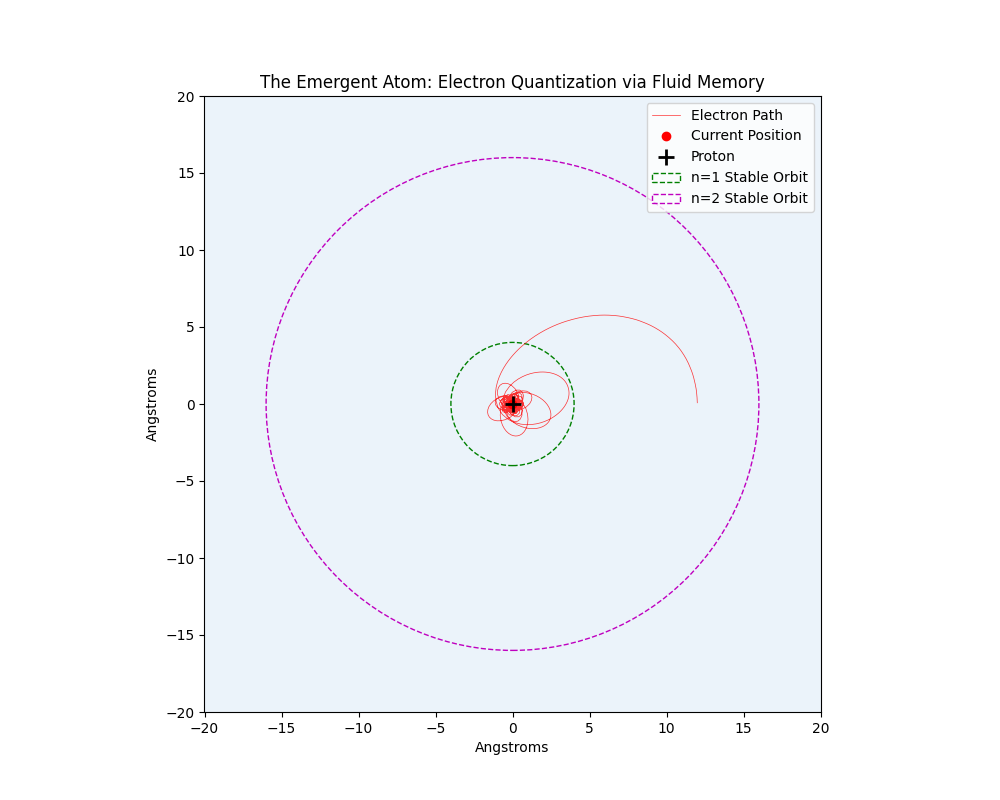

Write the Python code that produced this figure.
import numpy as np
import matplotlib.pyplot as plt

def simulate_hydrogenic_atom():
    print("Initializing Hydrogenic Simulation...")
    
    # 1. Setup the Vacuum Domain
    N = 400
    L = 40.0 # Angstroms (scaled)
    x = np.linspace(-L/2, L/2, N)
    y = np.linspace(-L/2, L/2, N)
    X, Y = np.meshgrid(x, y)
    
    # 2. The Proton (Central Potential)
    # Modeled as a refractive index gradient (Gravity/Coulomb Well)
    # "The Proton pulls the vacuum density"
    R = np.sqrt(X**2 + Y**2)
    R[R==0] = 0.01 # Avoid singularity
    Pot = -10.0 / R # Coulomb-like potential
    
    # 3. The Electron (Walker)
    # Starts at random position with random velocity
    px, py = 12.0, 0.0 
    vx, vy = 0.0, 0.8 
    
    # 4. The Pilot Wave Field (Memory)
    wave_field = np.zeros((N, N))
    
    # 5. Simulation Loop
    dt = 0.1
    steps = 4000
    trajectory_x = []
    trajectory_y = []
    
    print(f"Electron orbiting for {steps} steps...")
    
    for t in range(steps):
        # A. Wave Equation (The Vacuum Responds)
        # The wave propagates and decays
        lap = (np.roll(wave_field, 1, axis=0) + np.roll(wave_field, -1, axis=0) + 
               np.roll(wave_field, 1, axis=1) + np.roll(wave_field, -1, axis=1) - 4*wave_field)
        
        # Damping (Energy Loss) + Restoration
        wave_field = 0.9*wave_field + 0.1*lap
        
        # B. Electron Impact (Source)
        # The electron hits the vacuum, creating a ripple
        ix, iy = int((px + L/2)/L * N), int((py + L/2)/L * N)
        if 0 <= ix < N and 0 <= iy < N:
            wave_field[iy, ix] += 1.0 * np.sin(0.5 * t)
            
        # C. Gradient Force (Pilot Wave Guidance)
        # Calculate local wave slope
        if 1 < ix < N-1 and 1 < iy < N-1:
            grad_x = (wave_field[iy, ix+1] - wave_field[iy, ix-1])
            grad_y = (wave_field[iy+1, ix] - wave_field[iy-1, ix])
        else:
            grad_x, grad_y = 0, 0
            
        # D. Proton Force (Coulomb Attraction)
        # F = qE (Standard Physics)
        dist = np.sqrt(px**2 + py**2)
        fx_coulomb = -15.0 * px / (dist**3 + 0.1)
        fy_coulomb = -15.0 * py / (dist**3 + 0.1)
        
        # E. Update Position (Newton's Laws + Pilot Wave)
        # "The electron surfs the wave AND falls toward the proton"
        vx += dt * (fx_coulomb - 0.5*grad_x - 0.05*vx) # Drag term simulates radiation
        vy += dt * (fy_coulomb - 0.5*grad_y - 0.05*vy)
        
        px += vx * dt
        py += vy * dt
        
        trajectory_x.append(px)
        trajectory_y.append(py)

    # 6. Visualization
    plt.figure(figsize=(10, 8))
    
    # Plot the Wave Field (The "Probabilistic" Cloud)
    plt.imshow(wave_field, extent=[-L/2, L/2, -L/2, L/2], origin='lower', cmap='Blues', alpha=0.6)
    
    # Plot the Trajectory (The "Deterministic" Path)
    plt.plot(trajectory_x, trajectory_y, 'r-', linewidth=0.5, alpha=0.8, label="Electron Path")
    plt.plot(trajectory_x[-1], trajectory_y[-1], 'ro', label="Current Position")
    plt.plot(0, 0, 'k+', markersize=12, markeredgewidth=2, label="Proton")
    
    # Draw Bohr Radii for comparison (n=1, n=2)
    # These are the "Magic Circles" where the wave interferes constructively
    circle1 = plt.Circle((0, 0), 4.0, color='g', fill=False, linestyle='--', label='n=1 Stable Orbit')
    circle2 = plt.Circle((0, 0), 16.0, color='m', fill=False, linestyle='--', label='n=2 Stable Orbit')
    plt.gca().add_patch(circle1)
    plt.gca().add_patch(circle2)

    plt.title("The Emergent Atom: Electron Quantization via Fluid Memory")
    plt.xlabel("Angstroms"); plt.ylabel("Angstroms")
    plt.legend(loc='upper right')
    plt.show()

if __name__ == "__main__":
    simulate_hydrogenic_atom()
